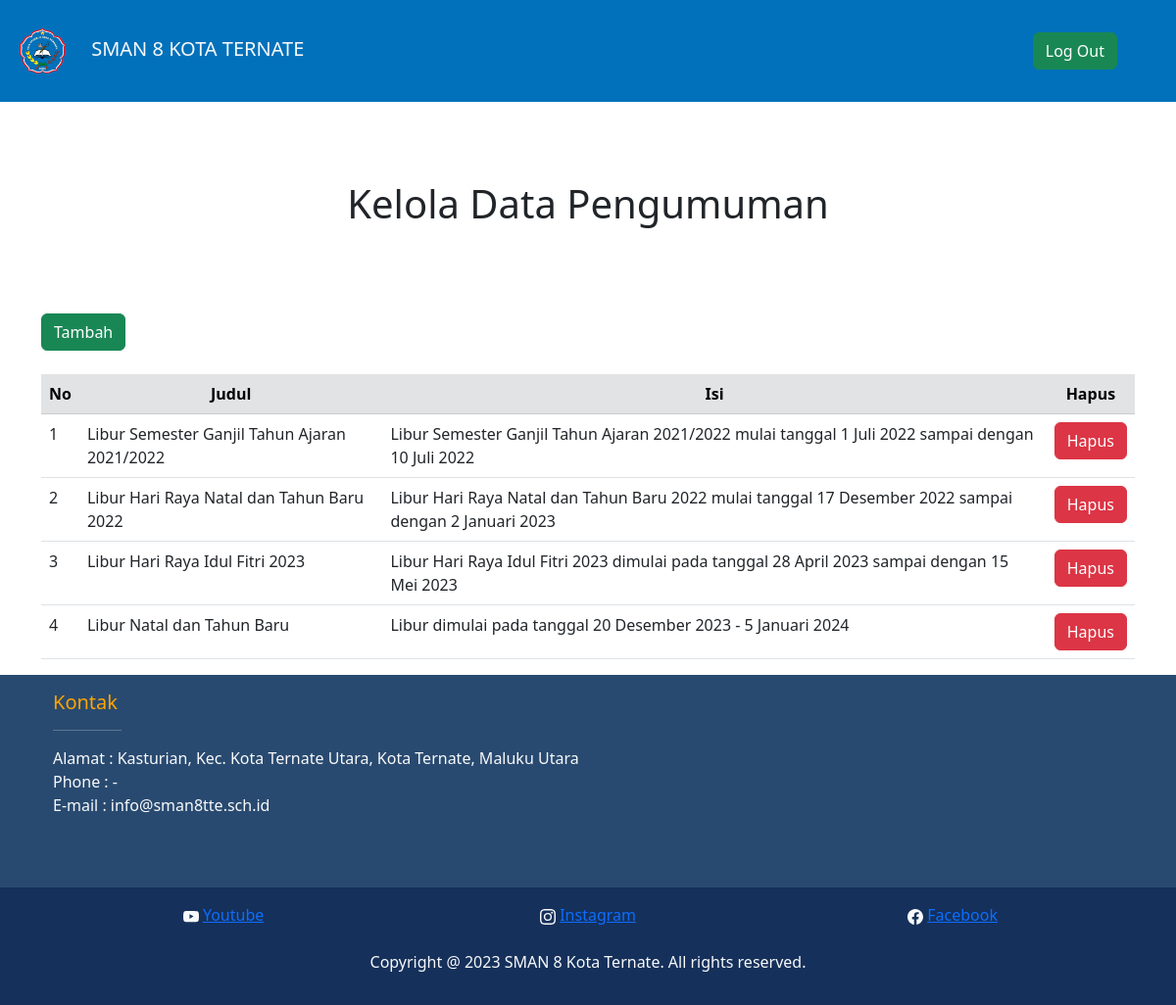
The page /datapeng.php on the database its author committed.
### tables this page shows
CREATE TABLE `pengumuman` (
  `idpeng` int(100) NOT NULL,
  `judul` varchar(255) NOT NULL,
  `isi` varchar(255) NOT NULL,
  `tanggal` date NOT NULL
);

### datapeng.php (the view, shortened to what this page needs)
<?php
include 'koneksi.php';
?>
<!DOCTYPE html>
<html lang="en">
<head>
    <link href="https://cdn.jsdelivr.net/npm/bootstrap@5.3.0-alpha3/dist/css/bootstrap.min.css" rel="stylesheet">
    <link rel="stylesheet" href="background.css">
</head>
<body>
   <header>
        <nav class="navbar" style="background-color: #0171BB;">
            <div class="container mx-1 px-1 py-1" data-aos="fade-down">
                <a class="navbar-brand text-light" href="#"><img style="width: 80px; padding-right: 10px;" src="logo.png" alt=""> SMAN 8 KOTA TERNATE</a>
                <ul class="nav justify-content-end">
                    <div class="dropdown">
                        <button class="btn btn-success">
                            <a href="logout.php" style="color:white; text-decoration:none">Log Out</a>
                        </button>
                    </div>
                </ul>
            </div>
        </nav>
    </header>
   <div class="masterhead" style="height: 200px;">
  <div class="container">
  <h1 style="text-align: center; padding: 80px;">Kelola Data Pengumuman</h1>
  <a href="uppeng.php" class="btn btn-success">Tambah</a> <br><br>
        <table class="table">
            <thead>
              <tr>
                <th class="table-secondary" scope="col">No</th>
                <th class="table-secondary" scope="col">Judul</th>
                <th class="table-secondary" scope="col">Isi</th>
                <th class="table-secondary"  scope="col">Hapus</th>
              </tr>
            </thead>
            <tbody>
            <?php
					    $selectQuery = "select * from pengumuman";
					    $squery = mysqli_query($koneksi, $selectQuery);
              $no = 1;
					    while (($result = mysqli_fetch_assoc($squery))) {
				    ?>
				        <tr>
				        <td><?php echo "$no";$no++; ?></td>
				        <td><?php echo $result['judul']; ?></td>
                <td><?php echo $result['isi']; ?></td>
				        <td><a href='?idpeng=<?php echo $result['idpeng']?>' onclick="return confirm('Yakin hapus data?')" class="btn btn-danger">Hapus</a></td>
				        </tr>
				<?php
					}
				?>
            </tbody>
          </table>
    </div>
    <div data-aos="fade-up" data-aos-anchor-placement="center-bottom">
    <footer class="footer mt-auto py-3" style="background-color: #294A70;" >
        <div class="container">
            <div class="container text-left text-light mb-3">
                <h5>Kontak</h5>
                <hr style="width: 70px; size: 6;">
            <p>
                Alamat : Kasturian, Kec. Kota Ternate Utara, Kota Ternate, Maluku Utara <br>
                Phone : - <br>
                E-mail : info@sman8tte.sch.id <br>
            </p>
             <br>
            </div>
        </div>
    </footer>
    <footer class="footer mt-auto py-3" style="background-color: #15305B;">
        <div class="container">
            <div class="container text-center text-light mb-3">
                <div class="row">
                  <div class="col">
                    <a href="https://www.youtube.com/@smanegeri8kotaternate192">Youtube</a>
                  </div>
                  <div class="col">
                    <a href="https://www.instagram.com/sman8kotaternate/">Instagram</a>
                  </div>
                  <div class="col">
                    <a href="https://www.facebook.com/pages/Sman-8-Kota-Ternate/990401890993535">Facebook</a>
                  </div>
                </div>
             <br>
              Copyright @ 2023 SMAN 8 Kota Ternate. All rights reserved.
        </div>
      </footer>
    </div>
</body>
</html>

### background.css (style rules this page uses)
.masterhead { background-size: cover; position: relative; background-color: white; }
.container h5 { color: orange; }

### datapeng.php (style rules this page uses)
th { text-align: center; }

### rows shown on the page
pengumuman: judul "Libur Semester Ganjil Tahun Ajaran 2021/2022", isi "Libur Semester Ganjil Tahun Ajaran 2021/2022 mulai tanggal 1 Juli 2022 sampai dengan 10 Juli 2022"
pengumuman: judul "Libur Hari Raya Natal dan Tahun Baru 2022", isi "Libur Hari Raya Natal dan Tahun Baru 2022 mulai tanggal 17 Desember 2022 sampai dengan 2 Januari 2023"
pengumuman: judul "Libur Hari Raya Idul Fitri 2023", isi "Libur Hari Raya Idul Fitri 2023 dimulai pada tanggal 28 April 2023 sampai dengan 15 Mei 2023"
pengumuman: judul "Libur Natal dan Tahun Baru", isi "Libur dimulai pada tanggal 20 Desember 2023 - 5 Januari 2024"
